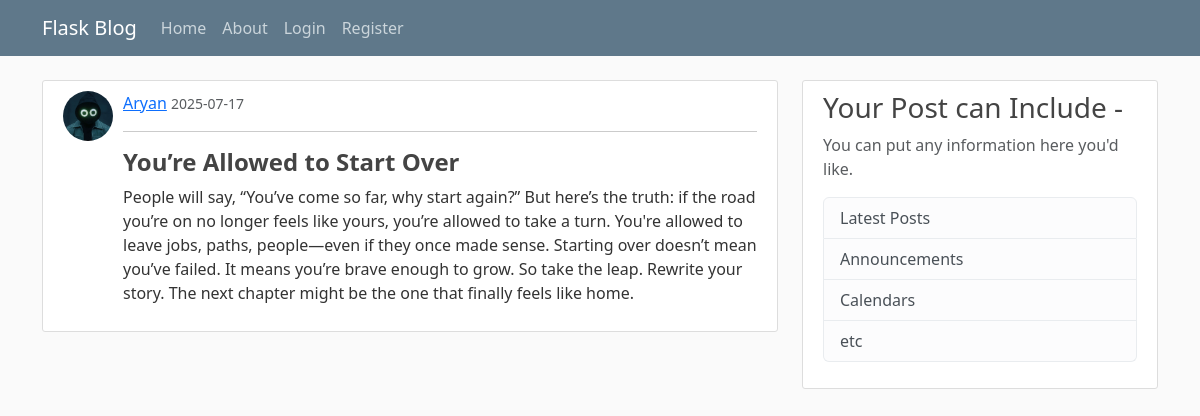
Screenshot of /post/21 with the database file from the repository.
### flaskblog/models.py (models this page shows, shortened)
class User(db.Model, UserMixin):
    id = db.Column(db.Integer, primary_key = True)
    username = db.Column(db.String(20), unique=True, nullable = False)
    email = db.Column(db.String(50), unique=True, nullable = False)
    image_file = db.Column(db.String(20), nullable = False, default = 'default.jpg')
    password = db.Column(db.String(60), nullable = False)
    posts = db.relationship('Post', backref='author', lazy = True) #backref is like adding column to post model

class Post(db.Model):
    id = db.Column(db.Integer, primary_key = True)
    title = db.Column(db.String(50), nullable = False)
    date_posted = db.Column(db.DateTime, nullable=False, default=lambda: datetime.now(timezone.utc))
    content = db.Column(db.Text, nullable = False)
    user_id = db.Column(db.Integer, db.ForeignKey('user.id'), nullable = False   )

### flaskblog/posts/routes.py (the view)
@posts.route('/post/<int:post_id>')
def post(post_id):
    post = Post.query.get_or_404(post_id)
    return render_template('post.html', title = post.title, post = post)

### flaskblog/templates/post.html (shortened to what this page needs)
{% extends "layout.html" %}
    {% block content %}
    <article class="media content-section">
    <img class="rounded-circle article-img" src="{{ url_for('static', filename='profile_pics/' + post.author.image_file) }}">
    <div class="media-body">
        <div class="article-metadata">
        <div>
            <a class="mr-2" href="#">{{ post.author.username }}</a>
            <small class="text-muted">{{ post.date_posted.strftime('%Y-%m-%d') }}</small>
            <hr>
        </div>
        </div>
        <h2 class = "article-title">{{ post.title }}</h2>
        <p class="article-content">{{ post.content }}</p>
    </div>
    </article>
    {% endblock content %}

### flaskblog/static/main.css (style rules this page uses)
body { background: #fafafa; color: #333333; margin-top: 5rem; }
h1, h2, h3, h4, h5, h6 { color: #444444; }
.content-section { background: #ffffff; padding: 10px 20px; border: 1px solid #dddddd; border-radius: 3px; margin-bottom: 20px; }
.article-img { height: 50px; width: 50px; object-fit: cover; border-radius: 50%; margin-right: 10px; }
.media { display: flex; align-items: flex-start; }
.media-body { flex: 1; }
.article-metadata { margin-bottom: 10px; }
.article-title { font-size: 1.5rem; font-weight: bold; }
.article-content { font-size: 1rem; }

### rows the page displays
User: image_file (placeholder picture), author.username "Aryan"
Post: date_posted "2025-07-17", title "You’re Allowed to Start Over", content "People will say, “You’ve come so far, why start again?” But here’s the truth: if the road you’re on no longer feels like yours, you’re allowed to take a turn. You're allowed to leave jobs, paths, people—even if they once made sense. Starting over doesn’t mean you’ve failed. It means you’re brave enough to grow. So take the leap. Rewrite your story. The next chapter might be the one that finally feels like home."
